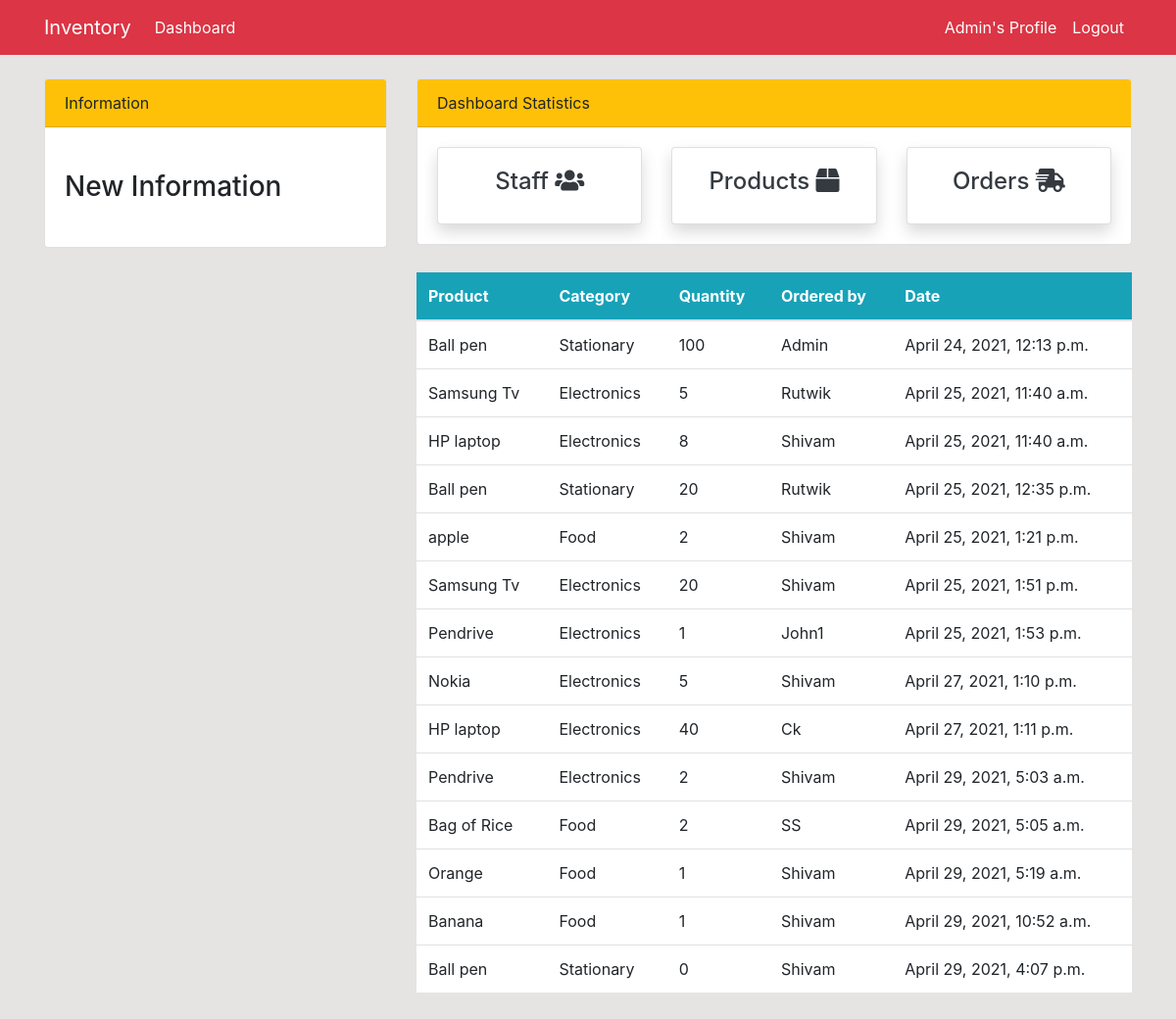
/order/ (signed in), run on the app's committed database.
### dashboard/models.py (models this page shows, shortened)
class Order(models.Model):
    product = models.ForeignKey(Product, on_delete=models.CASCADE, null=True)
    staff = models.ForeignKey(User, models.CASCADE, null=True)
    order_quantity = models.PositiveIntegerField(null=True)
    date = models.DateTimeField(auto_now_add=True, blank=True)

class Product(models.Model):
    name = models.CharField(max_length=100, null=True)
    category = models.CharField(max_length=20, choices=CATEGORY, null=True)
    quantity = models.PositiveIntegerField(null=True)
    def __str__(self):
        return f'{self.name}'

### dashboard/views.py (the view)
# urls.py: path('order/', views.order, name='dashboard-order'),
@login_required(login_url='user-login')
def order(request):
    orders = Order.objects.all()
    context = {
        'orders': orders,
    }
    return render(request, 'dashboard/order.html', context)

### templates/dashboard/order.html (shortened to what this page needs)
{% extends 'partials/base.html' %}
{% block content %}
{% include 'partials/topnav.html' %}
<div class="row my-4">
    <div class="col-md-4"></div>
    <div class="col-md-8">
        <table class="table bg-white">
            <thead class="bg-info text-white">
                <tr>
                    <th scope="col">Product</th>
                    <th scope="col">Category</th>
                    <th scope="col">Quantity</th>
                    <th scope="col">Ordered by</th>
                    <th scope="col">Date</th>
                </tr>
            </thead>
            <tbody>
                {% for order in orders %}
                <tr>
                    <td>{{ order.product }}</td>
                    <td>{{ order.product.category }}</td>
                    <td>{{ order.order_quantity }}</td>
                    <td>{{ order.staff.username }}</td>
                    <td>{{ order.date }}</td>
                </tr>
                {% endfor %}
            </tbody>
        </table>
    </div>
</div>
{% endblock %}

### templates/partials/nav.html (shortened to what this page needs)
<nav class="navbar navbar-expand-sm navbar-info bg-danger">
    <div class="container">
        {% if user.is_authenticated %}
        <a class="navbar-brand text-white" href="{% url 'dashboard-index' %}">Inventory</a>
        <div class="collapse navbar-collapse" id="navbarSupportedContent">
            <ul class="navbar-nav mr-auto">
                <li class="nav-item active">
                    <a class="nav-link text-white" href="{% url 'dashboard-index' %}">Dashboard </a>
                </li>
            </ul>
            <ul class="navbar-nav ml-auto">
                <li class="nav-item active">
                    <a class="nav-link text-white" href="{% url 'user-profile' %}"> {{user.username}}'s Profile
                        <span class="sr-only">(current)</span></a>
                </li>
                <li class="nav-item">
                    <a class="nav-link text-white" href="{% url 'user-logout' %}">Logout</a>
                </li>
            </ul>
            {% endif %}
        </div>
    </div>
</nav>

### static/style.css (style rules this page uses)
body { background:rgb(230,227,227); }

### data on the page
Order: product "Ball pen", product.category "Stationary", order_quantity "100", staff.username "Admin", date "April 24, 2021, 12:13 p.m."
Order: product "Samsung Tv", product.category "Electronics", order_quantity "5", staff.username "Rutwik", date "April 25, 2021, 11:40 a.m."
Order: product "HP laptop", product.category "Electronics", order_quantity "8", staff.username "Shivam", date "April 25, 2021, 11:40 a.m."
Order: product "Ball pen", product.category "Stationary", order_quantity "20", staff.username "Rutwik", date "April 25, 2021, 12:35 p.m."
Order: product "apple", product.category "Food", order_quantity "2", staff.username "Shivam", date "April 25, 2021, 1:21 p.m."
Order: product "Samsung Tv", product.category "Electronics", order_quantity "20", staff.username "Shivam", date "April 25, 2021, 1:51 p.m."
Order: product "Pendrive", product.category "Electronics", order_quantity "1", staff.username "John1", date "April 25, 2021, 1:53 p.m."
Order: product "Nokia", product.category "Electronics", order_quantity "5", staff.username "Shivam", date "April 27, 2021, 1:10 p.m."
Order: product "HP laptop", product.category "Electronics", order_quantity "40", staff.username "Ck", date "April 27, 2021, 1:11 p.m."
Order: product "Pendrive", product.category "Electronics", order_quantity "2", staff.username "Shivam", date "April 29, 2021, 5:03 a.m."
Order: product "Bag of Rice", product.category "Food", order_quantity "2", staff.username "SS", date "April 29, 2021, 5:05 a.m."
Order: product "Orange", product.category "Food", order_quantity "1", staff.username "Shivam", date "April 29, 2021, 5:19 a.m."
Order: product "Banana", product.category "Food", order_quantity "1", staff.username "Shivam", date "April 29, 2021, 10:52 a.m."
Order: product "Ball pen", product.category "Stationary", order_quantity "0", staff.username "Shivam", date "April 29, 2021, 4:07 p.m."

### other printed values
{{ user.username }} "Admin"
